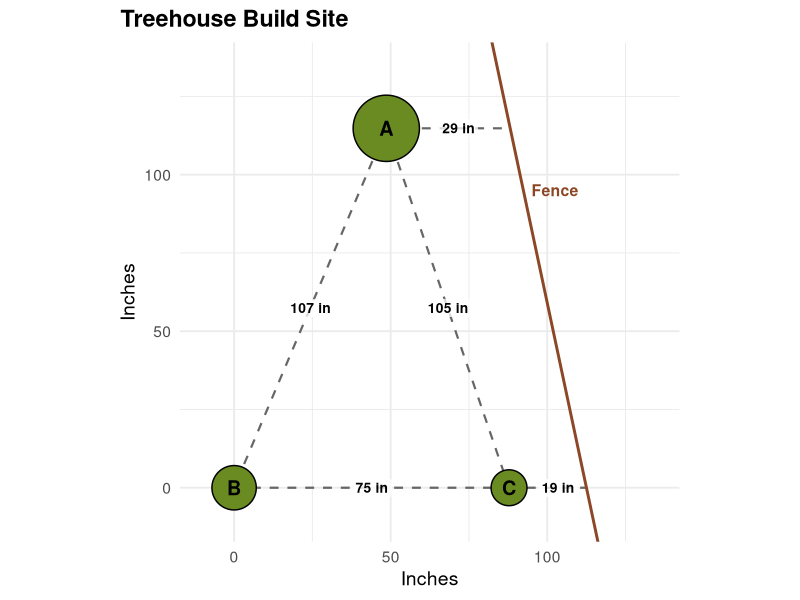
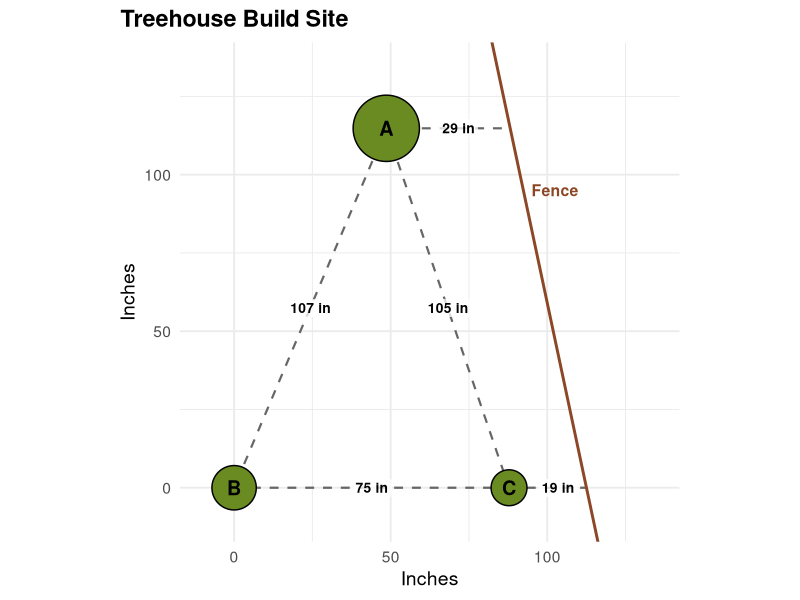

Here is the R script that generated these plots, in order:
## ---- chunk 1
library(tidyverse)
library(ggforce)
## ---- chunk 2
bark_AB <- 107  # A to B
bark_AC <- 105  # A to C
bark_BC <- 75   # B to C
## ---- chunk 3
bark_AF <- 29
bark_CF <- 19
## ---- chunk 4
circ_A <- 66.5
circ_B <- 44.5
circ_C <- 36
## ---- chunk 5
r_A <- circ_A / (2 * pi)
r_B <- circ_B / (2 * pi)
r_C <- circ_C / (2 * pi)
## ---- chunk 6
d_AB <- bark_AB + (r_A + r_B)
d_AC <- bark_AC + (r_A + r_C)
d_BC <- bark_BC + (r_B + r_C)

d_AF <- bark_AF + r_A
d_CF <- bark_CF + r_C
## ---- chunk 7
x_B <- 0
y_B <- 0

x_C <- d_BC
y_C <- 0
## ---- chunk 8
x_A <- (d_AB^2 - d_AC^2 + d_BC^2) / (2 * d_BC)
y_A <- sqrt(d_AB^2 - x_A^2)
## ---- chunk 9
circles_df <- tibble(
  tree = c("A", "B", "C"),
  x    = c(x_A, x_B, x_C),
  y    = c(y_A, y_B, y_C),
  r    = c(r_A, r_B, r_C)
)
## ---- chunk 10
tree_lines_df <- tibble(
  from   = c("A", "A", "B"),
  to     = c("B", "C", "C"),
  x      = c(x_A, x_A, x_B),
  y      = c(y_A, y_A, y_B),
  xend   = c(x_B, x_C, x_C),
  yend   = c(y_B, y_C, y_C),
  # may swap this out later
  # but I think I want to still show the bark to bark distances
  # as that may be more practical for measuring?
  label  = c(
    paste0(round(bark_AB, 0), " in"),
    paste0(round(bark_AC, 0), " in"),
    paste0(round(bark_BC, 0), " in")
  )
) %>%
  # for where to put the inches label
  mutate(
    mid_x = (x + xend) / 2,
    mid_y = (y + yend) / 2
  )
## ---- chunk 11
x_fence_a <- x_A + d_AF
y_fence_a <- y_A
x_fence_c <- d_BC + d_CF
y_fence_c <- 0
## ---- chunk 12
fence_slope <- (y_fence_c - y_fence_a) / (x_fence_c - x_fence_a)
fence_intercept <- y_fence_a - fence_slope * x_fence_a
## ---- chunk 13
fence_lines_df <- tibble(
  tree  = c("A", "C"),
  x     = c(x_A, x_C),
  y     = c(y_A, y_C),
  xend  = c(x_fence_a, x_fence_c),
  yend  = c(y_fence_a, y_fence_c),
  # may swap this out later for center to center, as mentioned above
  label  = c(
    paste0(round(bark_AF, 0), " in"),
    paste0(round(bark_CF, 0), " in")
  )
)
## ---- chunk 14
p <- ggplot() +
  # Distance Lines & Labels
  # purposely plotting first so they're hidden behind the tree circles
  ## between Trees
  geom_segment(data = tree_lines_df,
               aes(x = x, y = y, xend = xend, yend = yend),
               linetype = "dashed", color = "grey40", size = 0.75) +
  geom_label(data = tree_lines_df,
             aes(x = mid_x, y = mid_y, label = label),
             color = "black", size = 3.5, label.size = 0, fontface = "bold",
             fill = scales::alpha("white", .75)) +
  ## between trees and fence
  geom_segment(data = fence_lines_df,
               aes(x = x, y = y, xend = xend, yend = yend),
               linetype = "dashed", color = "grey40", size = 0.75) +
  geom_label(data = fence_lines_df,
             aes(x = (x + xend)/2, y = (y + yend)/2, label = label),
             color = "black", size = 3.5, label.size = 0, fontface = "bold",
             fill = scales::alpha("white", .75), hjust = .25) +
  # Fence Line
  geom_abline(
    slope = fence_slope,
    intercept = fence_intercept,
    color = "sienna4", size = 1
  ) +
  annotate("text", x = 95, y = 95, label = "Fence",
           color = "sienna4", size = 4, hjust = 0, fontface = "bold") +
  # Tree circles
  geom_circle(data = circles_df,
              aes(x0 = x, y0 = y, r = r),
              color = "black", fill = "olivedrab4", size = 0.5) +
  # Tree labels
  geom_text(data = circles_df,
            aes(x = x, y = y, label = tree),
            size = 5, fontface = "bold") +
  coord_fixed(xlim = c(-10, 135), ylim = c(-10, 135)) +
  labs(
    title = "Treehouse Build Site",
    x = "Inches", y = "Inches"
  ) +
  theme_minimal(base_size = 14) +
  theme(
    plot.title = element_text(face = "bold"),
    plot.title.position = "plot"
  )

ggsave("figures/the-site.png", p, width = 8, height = 8, dpi = 400)
p
